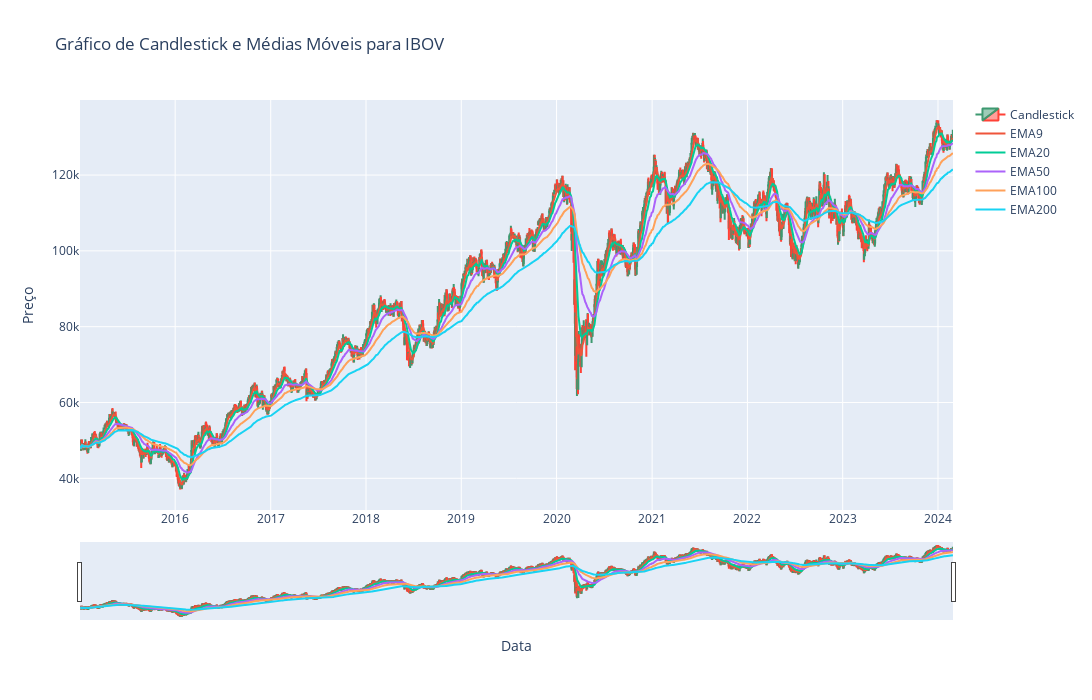

Notebook source saved alongside this figure:
### Code cell
import pandas as pd
import pandas_datareader as pdr
import datetime
import plotly.graph_objects as go

# Define o código de ticker da ação
ticker = "^BVSP"

# Obtém os dados históricos da ação
df = data.DataReader(ticker, start='2015-01-01')

# Calcula as EMAs de 9 e 20 períodos
df['EMA9'] = df['Close'].ewm(span=9).mean()
df['EMA20'] = df['Close'].ewm(span=20).mean()
df['EMA50'] = df['Close'].ewm(span=50).mean()
df['EMA100'] = df['Close'].ewm(span=100).mean()
df['EMA200'] = df['Close'].ewm(span=200).mean()

# Cria um gráfico de candlestick usando o Plotly
fig = go.Figure(data=[go.Candlestick(x=df.index,
                open=df['Open'],
                high=df['High'],
                low=df['Low'],
                close=df['Close'],
                name='Candlestick')])

# Adiciona as médias móveis ao gráfico
fig.add_trace(go.Scatter(x=df.index, y=df['EMA9'], mode='lines', name='EMA9'))
fig.add_trace(go.Scatter(x=df.index, y=df['EMA20'], mode='lines', name='EMA20'))
fig.add_trace(go.Scatter(x=df.index, y=df['EMA50'], mode='lines', name='EMA50'))
fig.add_trace(go.Scatter(x=df.index, y=df['EMA100'], mode='lines', name='EMA100'))
fig.add_trace(go.Scatter(x=df.index, y=df['EMA200'], mode='lines', name='EMA200'))

if ticker=="^BVSP":
    ticker='IBOV'
# Configura o layout do gráfico
fig.update_layout(
    width=1500,
    height=700,
    title=f"Gráfico de Candlestick e Médias Móveis para {ticker}",
    xaxis_title="Data",
    yaxis_title="Preço",
    showlegend=True
)

# Exibe o gráfico
fig.show()

### Figure 1 — Plotly figure (JSON) as saved in the notebook; plotly's stock layout.template omitted (floating-point values rounded to 4 significant figures; data arrays with more than 128 entries replaced by an {"elided": "..."} marker saying what was removed)
{"data": [{"close": {"elided": "2267 int values"}, "high": {"elided": "2267 int values"}, "low": {"elided": "2267 int values"}, "name": "Candlestick", "open": {"elided": "2267 int values"}, "type": "candlestick", "x": {"elided": "2267 str values"}}, {"mode": "lines", "name": "EMA9", "type": "scatter", "x": {"elided": "2267 str values"}, "y": {"elided": "2267 float values"}}, {"mode": "lines", "name": "EMA20", "type": "scatter", "x": {"elided": "2267 str values"}, "y": {"elided": "2267 float values"}}, {"mode": "lines", "name": "EMA50", "type": "scatter", "x": {"elided": "2267 str values"}, "y": {"elided": "2267 float values"}}, {"mode": "lines", "name": "EMA100", "type": "scatter", "x": {"elided": "2267 str values"}, "y": {"elided": "2267 float values"}}, {"mode": "lines", "name": "EMA200", "type": "scatter", "x": {"elided": "2267 str values"}, "y": {"elided": "2267 float values"}}], "layout": {"height": 700, "showlegend": true, "title": {"text": "Gráfico de Candlestick e Médias Móveis para IBOV"}, "width": 1500, "xaxis": {"title": {"text": "Data"}}, "yaxis": {"title": {"text": "Preço"}}}}
